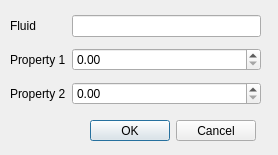
<?xml version="1.0" encoding="UTF-8"?>
<ui version="4.0">
 <class>AddNewFluidWindow</class>
 <widget class="QDialog" name="AddNewFluidWindow">
  <property name="geometry">
   <rect>
    <x>0</x>
    <y>0</y>
    <width>278</width>
    <height>155</height>
   </rect>
  </property>
  <property name="windowTitle">
   <string>Add New Fluid</string>
  </property>
  <widget class="QDialogButtonBox" name="buttonBox">
   <property name="geometry">
    <rect>
     <x>90</x>
     <y>120</y>
     <width>166</width>
     <height>21</height>
    </rect>
   </property>
   <property name="orientation">
    <enum>Qt::Horizontal</enum>
   </property>
   <property name="standardButtons">
    <set>QDialogButtonBox::Cancel|QDialogButtonBox::Ok</set>
   </property>
  </widget>
  <widget class="QWidget" name="">
   <property name="geometry">
    <rect>
     <x>10</x>
     <y>10</y>
     <width>251</width>
     <height>101</height>
    </rect>
   </property>
   <layout class="QGridLayout" name="gridLayout">
    <item row="0" column="0">
     <widget class="QLabel" name="label">
      <property name="text">
       <string>Fluid</string>
      </property>
     </widget>
    </item>
    <item row="0" column="1">
     <widget class="QLineEdit" name="newFluidName">
      <property name="contextMenuPolicy">
       <enum>Qt::DefaultContextMenu</enum>
      </property>
     </widget>
    </item>
    <item row="1" column="0">
     <widget class="QLabel" name="label_2">
      <property name="text">
       <string>Property 1</string>
      </property>
     </widget>
    </item>
    <item row="2" column="0">
     <widget class="QLabel" name="label_3">
      <property name="text">
       <string>Property 2</string>
      </property>
     </widget>
    </item>
    <item row="1" column="1">
     <widget class="QDoubleSpinBox" name="newFluidP1"/>
    </item>
    <item row="2" column="1">
     <widget class="QDoubleSpinBox" name="newFluidP2"/>
    </item>
   </layout>
  </widget>
 </widget>
 <resources/>
 <connections>
  <connection>
   <sender>buttonBox</sender>
   <signal>accepted()</signal>
   <receiver>AddNewFluidWindow</receiver>
   <slot>accept()</slot>
   <hints>
    <hint type="sourcelabel">
     <x>255</x>
     <y>134</y>
    </hint>
    <hint type="destinationlabel">
     <x>157</x>
     <y>153</y>
    </hint>
   </hints>
  </connection>
  <connection>
   <sender>buttonBox</sender>
   <signal>rejected()</signal>
   <receiver>AddNewFluidWindow</receiver>
   <slot>reject()</slot>
   <hints>
    <hint type="sourcelabel">
     <x>255</x>
     <y>140</y>
    </hint>
    <hint type="destinationlabel">
     <x>271</x>
     <y>153</y>
    </hint>
   </hints>
  </connection>
 </connections>
</ui>
